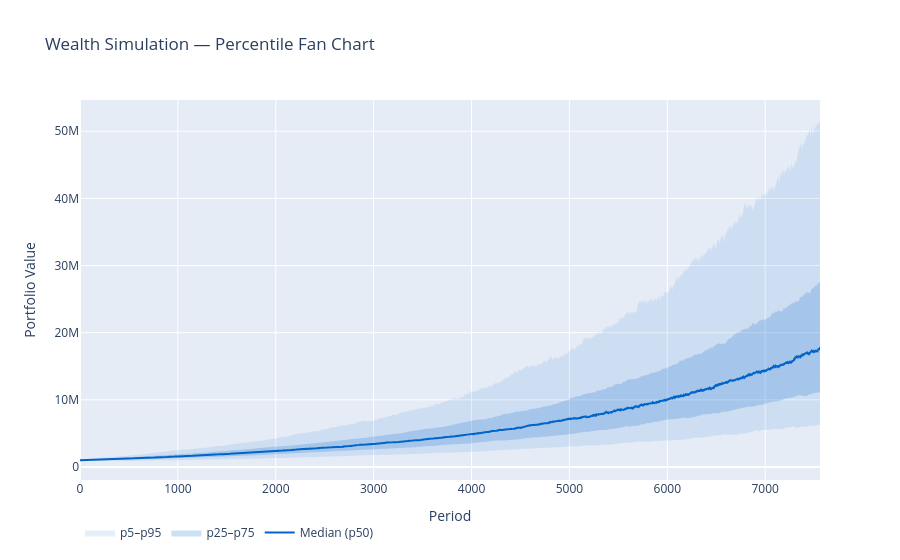

Notebook source saved alongside this figure:
### Code cell
# Fan chart of wealth percentile paths
fig = sim_result.plot()
fig.show()

### Figure 1 — Plotly figure (JSON) as saved in the notebook; plotly's stock layout.template omitted (floating-point values rounded to 4 significant figures; data arrays with more than 128 entries replaced by an {"elided": "..."} marker saying what was removed)
{"data": [{"fill": "toself", "fillcolor": "rgba(0, 100, 200, 0.1)", "hoverinfo": "skip", "line": {"color": "rgba(255,255,255,0)"}, "name": "p5–p95", "type": "scatter", "x": {"elided": "15122 int values"}, "y": {"elided": "15122 float values"}}, {"fill": "toself", "fillcolor": "rgba(0, 100, 200, 0.2)", "hoverinfo": "skip", "line": {"color": "rgba(255,255,255,0)"}, "name": "p25–p75", "type": "scatter", "x": {"elided": "15122 int values"}, "y": {"elided": "15122 float values"}}, {"line": {"color": "rgb(0, 100, 200)", "width": 2}, "mode": "lines", "name": "Median (p50)", "type": "scatter", "x": {"elided": "7561 int values"}, "y": {"elided": "7561 float values"}}], "layout": {"legend": {"orientation": "h"}, "title": {"text": "Wealth Simulation — Percentile Fan Chart"}, "xaxis": {"title": {"text": "Period"}}, "yaxis": {"title": {"text": "Portfolio Value"}}}}
